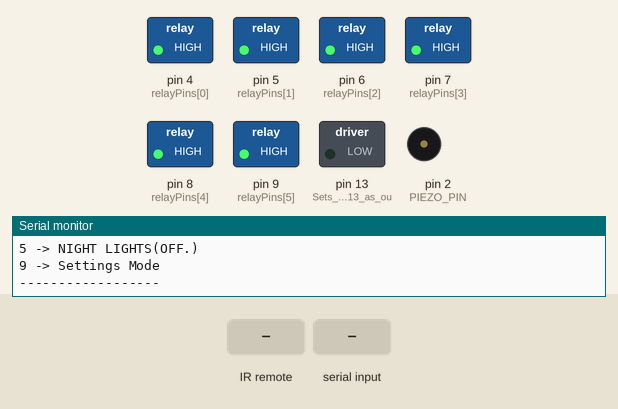
This sketch was run on a simulated Arduino Uno, built with avr-gcc and run on an emulated ATmega328P. Shown: switched loads named in the sketch (green lamp = pin HIGH), buzzer (waves = sounding, pin HIGH), the last lines printed to the serial monitor. The test bench sets the inputs (shaded band). The local clock reads 2024-03-15 10:24:30 at power-on unless the sketch sets it.

Above: at 2.9 s.
3.0 s: infrared code 0x8166817E received
At 3.15 s:
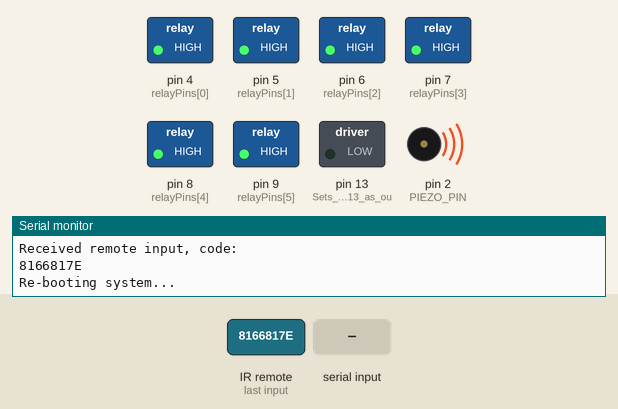
4.9 s: "90,45\n" received over Serial
At 6.7 s:
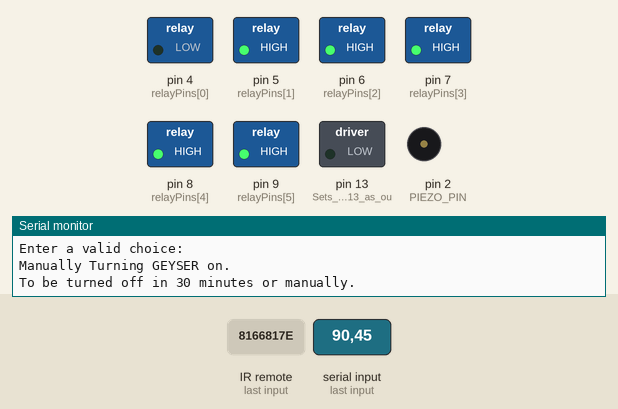
7.7 s: infrared code 0x816641BE received
At 8.7 s:
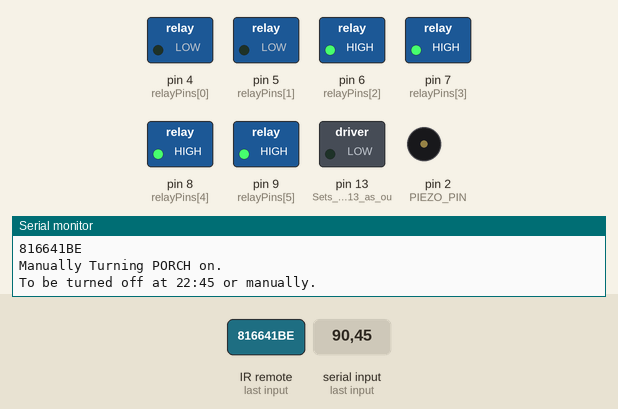
9.2 s: "30,150\n" received over Serial
At 10.9 s:
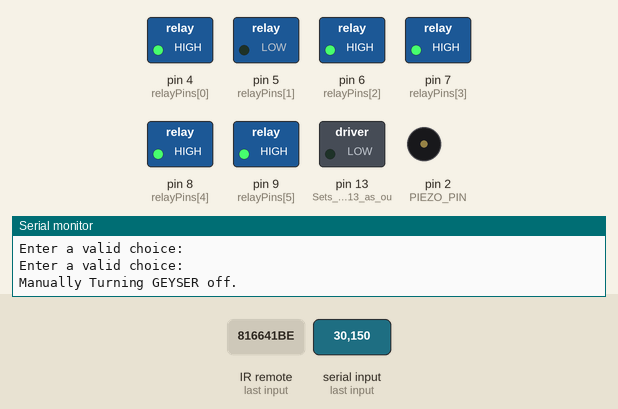
11.9 s: infrared code 0x8166D926 received
At 13.0 s:
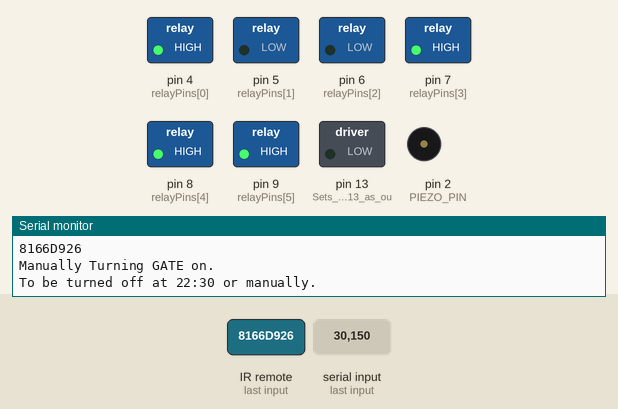
13.4 s: "1\n" received over Serial
At 15.5 s:
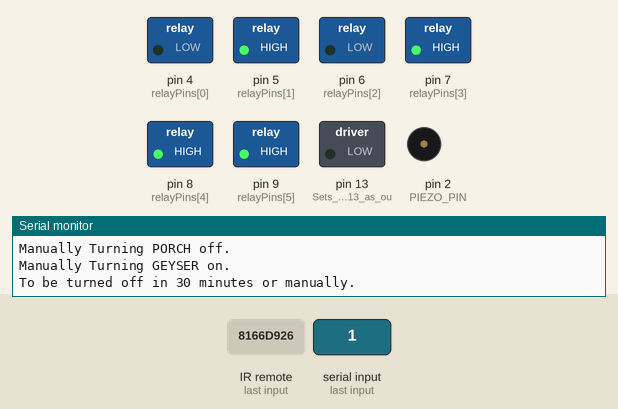
Timing chart, 0 to 17.0 s (numbered marks = the images above; inputs shaded):
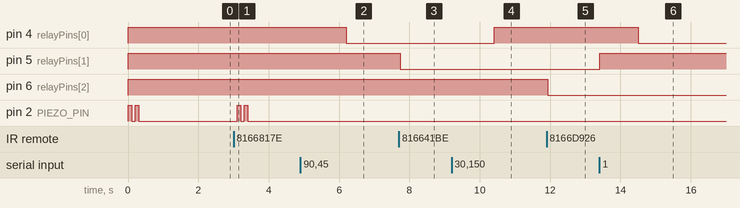

The sketch:

mybootloader.ino
```cpp
#include <Wire.h>
#include <RTClib.h>
#include <IRremote.h>
#include <IRremoteInt.h>

/*IR Remote settings*/
int RECV_PIN = 3;
IRrecv irrecv(RECV_PIN);
decode_results results;
unsigned long last = millis();

#define PIEZO_PIN 2
/* Useful Constants */
#define SECS_PER_MIN  (60UL)
#define SECS_PER_HOUR (3600UL)
#define SECS_PER_DAY  (SECS_PER_HOUR * 24L)

/* Constants for drive dependence */
#define DURATION_DRIVEN 0
#define TIME_DRIVEN 1

/* Constants for specifying inactive of active time for the relay */
#define TIME_ACTIVE 0
#define TIME_INACTIVE 1

/* Useful Macros for getting elapsed time */
#define numberOfSeconds(_time_) (_time_ % SECS_PER_MIN)
#define numberOfMinutes(_time_) ((_time_ / SECS_PER_MIN) % SECS_PER_MIN)
#define numberOfHours(_time_) (( _time_% SECS_PER_DAY) / SECS_PER_HOUR)
#define elapsedDays(_time_) ( _time_ / SECS_PER_DAY)

/* Program variables */
RTC_DS3231 rtc;
DateTime now;
char daysOfTheWeek[7][4] = {"Sun", "Mon", "Tue", "Wed", "Thu", "Fri", "Sat"};
int relayCode = 0;                //Variable for storing received data
int defaultDurationCode = 96;     //96*5 min = 8hrs

boolean statMode = false;
boolean monitoring = true;
int relayLen = 6;
char relayNames[6][15] = {"GEYSER", "PORCH", "GATE", "MOTOR", "BACK LIGHTS", "NIGHT LIGHTS"};
int relayState[] = {0, 0, 0, 0, 0, 0};
int relayManualState[] = {0, 0, 0, 0, 0, 0};
int relayActiveOnPowerRestore[] = {0, 1, 1, 0, 1, 1};
unsigned long relayPreviousMillis[] = {0, 0, 0, 0, 0, 0};
int relayPins[] = {4, 5, 6, 7, 8, 9};
int relayDrivePrecedences[] = {DURATION_DRIVEN, TIME_DRIVEN, TIME_DRIVEN, DURATION_DRIVEN, TIME_DRIVEN, DURATION_DRIVEN};

int relayDurations[] = {30, 240, 210, 15, 210, 540};
int relayActiveTimeHours[] = {6, 18, 19, 10, 19, 21};
int relayActiveTimeMinutes[] = {0, 45, 0, 30, 0, 0};
int relayInactiveTimeHours[] = {6, 22, 22, 10, 22, 6};
int relayInactiveTimeMinutes[] = {30, 45, 30, 45, 30, 0};

/*Test Data
  int relayDurations[] = {5,0,0,2};
  int relayActiveTimeHours[] = {14,13,13,14};
  int relayActiveTimeMinutes[] = {25,55,55,25};
  int relayInactiveTimeHours[] = {14,13,13,14};
  int relayInactiveTimeMinutes[] = {30,56,56,27};
  //*/

void showTentativeOffStatus(int relayCode) {
  Serial.print("To be turned off ");
  if (relayDrivePrecedences[relayCode] == DURATION_DRIVEN) {
    Serial.print("in ");
    Serial.print(relayDurations[relayCode]);
    Serial.print(" minutes");
  } else {
    int inactiveHr = relayInactiveTimeHours[relayCode];
    int inactiveMin = relayInactiveTimeMinutes[relayCode];
    Serial.print("at ");
    printDigits(inactiveHr, false);
    printDigits(inactiveMin, true);
  }
  Serial.println(" or manually.");
}

void turnOnRelay(int relayCode) {
  digitalWrite(relayPins[relayCode], LOW);
  relayPreviousMillis[relayCode] = millis();
  relayState[relayCode] = 1;
  Serial.print("Turning ");
  Serial.print(relayNames[relayCode]);
  Serial.println(" on.");
  showTentativeOffStatus(relayCode);
}

void turnOffRelay(int relayCode) {
  digitalWrite(relayPins[relayCode], HIGH);
  relayPreviousMillis[relayCode] = 0;
  relayState[relayCode] = 0;
  Serial.print("Turning ");
  Serial.print(relayNames[relayCode]);
  Serial.println(" off.");
}

void toggleRelayState(int relayCode, boolean isManual) {
  if (!isValidSerialChoice(relayCode)) {
    return;
  }
  if (isManual) {
    relayManualState[relayCode] = 1;
    Serial.print("\nManually ");
  }

  if (relayState[relayCode] == 0) {
    turnOnRelay(relayCode);
  } else {
    turnOffRelay(relayCode);
  }
}

void monitorRelay(int relayCode, unsigned long currentMillis) {
  if (relayManualState[relayCode]) { //Check whether relay was fiddled by the user
    if (relayState[relayCode]) { //If turned on, then turn off after duration for duration dependent and at inactive time otherwise
      if (relayDrivePrecedences[relayCode] == DURATION_DRIVEN) {
        if (currentMillis - relayPreviousMillis[relayCode] > relayDurations[relayCode] * 60 * 1000UL) {
          relayManualState[relayCode] = 0;
          turnOffRelay(relayCode);
        }
      } else {
        if ((compareActiveTimeWithNow(relayCode) == 1)) {
          relayManualState[relayCode] = 0;
          turnOffRelay(relayCode);
        }
      }
    } else { //If turned off, then reset manual flag if before or after active time so that it can be turned on at active time
      if (compareActiveTimeWithNow(relayCode) == -1 || compareActiveTimeWithNow(relayCode) == 1) {
        relayManualState[relayCode] = 0;
      }
    }
  } else if (relayState[relayCode]) {
    if (relayDrivePrecedences[relayCode] == DURATION_DRIVEN) {
      if (currentMillis - relayPreviousMillis[relayCode] > relayDurations[relayCode] * 60 * 1000UL) {
        relayManualState[relayCode] = 0;
        turnOffRelay(relayCode);
      }
    } else {
      if (compareActiveTimeWithNow(relayCode) == 1) {
        relayManualState[relayCode] = 0;
        turnOffRelay(relayCode);
      }
    }
  } else {
    if (compareActiveTimeWithNow(relayCode) == 0) {
      relayManualState[relayCode] = 0;
      turnOnRelay(relayCode);
    }
  }
}

void monitorRelays(unsigned long currentMillis) {
  if(monitoring) {
    for (int relayCode = 0; relayCode < relayLen; relayCode++) {
      monitorRelay(relayCode, currentMillis);
    }
  }
}

boolean monitorRelaysOnInit() {
  printDivider();
  Serial.println("Power restore monitor working...");
  boolean restored = false;
  for (int i = 0; i < relayLen; i++) {
    if (relayActiveOnPowerRestore[i]) {
      Serial.print("\nChecking ");
      Serial.println(relayNames[i]);
      if ((compareActiveTimeWithNow(i) == 0)) {
        restored = true;
        turnOnRelay(i);
      }
    }
  }
  if (restored) {
    Serial.println("\nRelays turned on after power restore.");
  }
  Serial.println("\nPower restore complete.");
  return restored;
}

int compareActiveTimeWithNow(int relayCode) {
  int activeHr = relayActiveTimeHours[relayCode];
  int activeMin = relayActiveTimeMinutes[relayCode];
  int inactiveHr = relayInactiveTimeHours[relayCode];
  int inactiveMin = relayInactiveTimeMinutes[relayCode];
  int nowHr = now.hour();
  int nowMin = now.minute();

  int activeTimeInMin = activeHr * 60 + activeMin;
  int inactiveTimeInMin = inactiveHr * 60 + inactiveMin;
  int nowInMin = nowHr * 60 + nowMin;

  if (nowInMin < activeTimeInMin) {
    //Serial.println("Activation time in future");
    return -1;
  } else if ((nowInMin >= activeTimeInMin && nowInMin < inactiveTimeInMin)) {
    //Serial.println("Activation time at present");
    return 0;
  } else if ((nowInMin == inactiveTimeInMin)) {
    //Serial.println("Activation time over by 1 min");
    return 1;
  } else {
    //Serial.println("Activation time over");
    return 2;
  }
}

/* Other Helper functions */
void printRelayStatus(int relayCode) {
  if (relayManualState[relayCode]) {
    Serial.print("Manually ");
  }
  if (relayState[relayCode] == 0) {
    Serial.print("OFF.");
  } else {
    Serial.print("ON since ");
    unsigned long onSince = millis() - relayPreviousMillis[relayCode];
    time(onSince);
  }
}
void printDivider() {
  Serial.println("\n------------------");
}
void showStatus(int relayCode) {
  printDivider();
  showTime();
  Serial.print("Status for: ");
  Serial.println(relayNames[relayCode]);
  Serial.print("\nCurrent Status: ");
  printRelayStatus(relayCode);
  Serial.println();
  Serial.print("\nRelay Arduino Pin: ");
  Serial.println(relayPins[relayCode]);

  Serial.print("\nRelay drive depencence:");
  if (relayDrivePrecedences[relayCode] == DURATION_DRIVEN) {
    Serial.println("DURATION");
    Serial.print("\nRelay Duration Status: ");
    if (relayDurations[relayCode] > 0) {
      Serial.print("Duration Enabled for ");
      Serial.print(relayDurations[relayCode]);
      Serial.println(" minute(s).");
    } else {
      Serial.println("No Duration set.");
    }
  } else {
    Serial.println("TIME");
  }
  Serial.print("\nActive time set at ");
  Serial.println(relayTimeToStr(relayCode, TIME_ACTIVE));
  Serial.print("\nInactive time set at ");
  Serial.println(relayTimeToStr(relayCode, TIME_INACTIVE));
}


void showMenu(boolean isStatMode, boolean isInitMenu) {
  printDivider();
  showTime();
  if (isInitMenu) {
    Serial.println("Active mode.");
    Serial.println("\nEnter the option from the list below.");
    showRelayOptions();
    Serial.println("9 -> Settings Mode");
  } else if (isStatMode) {
    Serial.println("Entered settings mode.");
    Serial.println("\nEnter the option from the list below.");
    showRelayOptions();
    Serial.println("9 -> Exit settings.");
  } else {
    Serial.println("Leaving settings mode.");
  }
  printDivider();
}

void showRelayOptions() {
  for (int i = 0; i < relayLen; i++) {
    Serial.print(i);
    Serial.print(" -> ");
    Serial.print(relayNames[i]);
    Serial.print("(");
    printRelayStatus(i);
    Serial.print(")");
    Serial.println();
  }
}

void time(long val) {
  val = val / 1000;
  int days = elapsedDays(val);
  int hours = numberOfHours(val);
  int minutes = numberOfMinutes(val);
  int seconds = numberOfSeconds(val);

  // digital clock display of current time
  // Serial.print(days,DEC);
  printDigits(hours, false);
  printDigits(minutes, true);
  printDigits(seconds, true);
}

void printDigits(byte digits, boolean printSeparator) {
  if (printSeparator)
    Serial.print(":");
  if (digits < 10)
    Serial.print('0');
  Serial.print(digits, DEC);
}

void initRTC() {
  if (!rtc.begin()) {
    Serial.println("Couldn't find RTC");
    while (1);
  } else {
    Serial.println("Found RTC");
  }

  if (rtc.lostPower()) {
    Serial.println("RTC lost power, lets set the time!");
    // following line sets the RTC to the date & time this sketch was compiled
    rtc.adjust(DateTime(F(__DATE__), F(__TIME__)));
    // This line sets the RTC with an explicit date & time, for example to set
    // January 21, 2014 at 3am you would call:
    // rtc.adjust(DateTime(2014, 1, 21, 3, 0, 0));
  }
  now = rtc.now();
}

void showTime() {
  now = rtc.now();
  Serial.print(now.year(), DEC);
  Serial.print('/');
  Serial.print(now.month(), DEC);
  Serial.print('/');
  Serial.print(now.day(), DEC);
  Serial.print(" (");
  Serial.print(daysOfTheWeek[now.dayOfTheWeek() - 1]);
  Serial.print(") ");
  printDigits(now.hour(), false);
  printDigits(now.minute(), true);
  printDigits(now.second(), true);
  Serial.println();
}

String relayTimeToStr(int relayCode, int time_type) {
  int hr, mn;
  if (time_type == TIME_ACTIVE) {
    hr = relayActiveTimeHours[relayCode];
    mn = relayActiveTimeMinutes[relayCode];
  } else if (time_type == TIME_INACTIVE) {
    hr = relayInactiveTimeHours[relayCode];
    mn = relayInactiveTimeMinutes[relayCode];
  }

  String postmod = "am";
  String separator = ":";
  if (hr > 12) {
    postmod = "pm";
    hr = hr % 12;
  }

  if (mn < 10) {
    separator = separator + "0";
  }
  return String(hr) + separator + String(mn) + postmod;
}

boolean isValidSerialChoice(int relayCode) {
  if (relayCode >= relayLen || relayCode < 0) {
    Serial.println("Enter a valid choice:");
    return false;
  }
  return true;
}

class PiezoHelper {
  private:
    int pin;
    int delayInMillis = 100;
    int repeatShort = 2;
    int repeatLong = 4;

  public:
    PiezoHelper(int pPin) {
      pin = pPin;
      pinMode(pin, OUTPUT);
      digitalWrite(pin, LOW);
    }

    void beepShort() {
      for (int i = 0; i < repeatShort; i++) {
        digitalWrite(pin, HIGH);
        delay(delayInMillis);
        digitalWrite(pin, LOW);
        delay(delayInMillis);
      }
    }

    void beepLong() {
      for (int i = 0; i < repeatLong; i++) {
        digitalWrite(pin, HIGH);
        delay(delayInMillis);
        digitalWrite(pin, LOW);
        delay(delayInMillis);
      }
    }
};

void setup() {
  Serial.begin(9600);   //Sets the baud for serial data transmission
  pinMode(LED_BUILTIN, OUTPUT);  //Sets digital pin 13 as output pin
  irrecv.enableIRIn();
  reboot();
}

void reboot() {
  monitoring = true;
  PiezoHelper piezo(PIEZO_PIN);
  initRTC();
  initRelays();
  piezo.beepShort();
  delay(1000);
  if (monitorRelaysOnInit()) {
    piezo.beepLong();
  }
  showMenu(false, true);
}

void initRelays() {
  for (int i = 0; i < relayLen; i++) {
    pinMode(relayPins[i], OUTPUT);
    digitalWrite(relayPins[i], HIGH);
    relayState[i] = 0;
    relayManualState[i] = 0;
    relayPreviousMillis[i] = 0;
  }
}


void loop() {
  unsigned long currentMillis = millis();
  now = rtc.now();
  delay(100);
  monitorRelays(currentMillis);
  if (Serial.available() > 0) {    // Send data only when you receive data:
    relayCode = Serial.parseInt();        //Read the incoming data & store into data
    if (relayCode == 9) {
      statMode = !statMode;
      showMenu(statMode, false);
      return;
    }
    if (!isValidSerialChoice(relayCode)) {
      return;
    }
    if (statMode) {
      showStatus(relayCode);
    } else {
      toggleRelayState(relayCode, true);
    }
  } else if (irrecv.decode(&results)) {
    Serial.println("Received remote input, code:");
    Serial.println(results.value, HEX);
    if (currentMillis - last > 250) {
      if (results.value == 0x8166817E)  {
        Serial.println("Re-booting system...");
        reboot();
        Serial.println("System rebooted.");
      } else if (results.value == 0x8166A15E)  {
        monitoring = true;
        Serial.println("Monitoring Enabled.");
      } else if (results.value == 0x816651AE)  {
        monitoring = false;
        Serial.println("Monitoring Disabled.");
      } else {
        if (results.value == 0x8166F906)  {
          relayCode = 0;
        } else if (results.value == 0x816641BE)  {
          relayCode = 1;
        } else if (results.value == 0x8166D926)  {
          relayCode = 2;
        } else if (results.value == 0x8166C13E)  {
          relayCode = 3;
        } else {
          relayCode = -1;
        }
        if (isValidSerialChoice(relayCode)) {
          toggleRelayState(relayCode, true);
        }

      }
    }
    last = millis();
    irrecv.resume(); // Receive the next value
  }

}
```

Measured:
- after the input at 3.0 s, pin 2 (PIEZO_PIN): alternates HIGH for 0.10 s and LOW for 0.10 s, 4 changes in all, then stays LOW, starting after 0.11 s
- after the input at 4.9 s, pin 4 (relayPins[0]): HIGH → LOW after 1.3 s
- after the input at 7.7 s, pin 5 (relayPins[1]): HIGH → LOW at once
- after the input at 9.2 s, pin 4 (relayPins[0]): LOW → HIGH after 1.2 s
- after the input at 11.9 s, pin 6 (relayPins[2]): HIGH → LOW at once
- after the input at 13.4 s, pin 4 (relayPins[0]): HIGH → LOW after 1.1 s; pin 5 (relayPins[1]): LOW → HIGH at once
